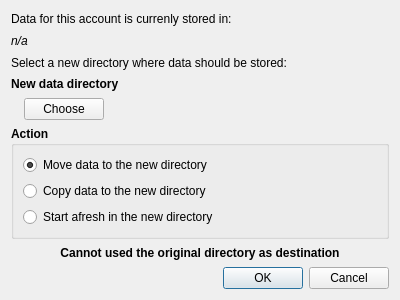
<?xml version="1.0" encoding="UTF-8"?>
<ui version="4.0">
 <class>dlg_change_directory</class>
 <widget class="QDialog" name="dlg_change_directory">
  <property name="geometry">
   <rect>
    <x>0</x>
    <y>0</y>
    <width>400</width>
    <height>300</height>
   </rect>
  </property>
  <property name="windowTitle">
   <string>Change data directory for current  account</string>
  </property>
  <layout class="QVBoxLayout" name="verticalLayout">
   <item>
    <widget class="QLabel" name="label1">
     <property name="text">
      <string>Data for this account is currenly stored in:</string>
     </property>
    </widget>
   </item>
   <item>
    <widget class="QLabel" name="currentPath">
     <property name="font">
      <font>
       <italic>true</italic>
      </font>
     </property>
     <property name="text">
      <string>n/a</string>
     </property>
    </widget>
   </item>
   <item>
    <widget class="QLabel" name="label2">
     <property name="text">
      <string>Select a new directory where data should be stored:</string>
     </property>
    </widget>
   </item>
   <item>
    <widget class="QLabel" name="label3">
     <property name="font">
      <font>
       <weight>75</weight>
       <bold>true</bold>
      </font>
     </property>
     <property name="text">
      <string>New data directory</string>
     </property>
    </widget>
   </item>
   <item>
    <layout class="QHBoxLayout" name="horizontalLayout">
     <item>
      <widget class="QLabel" name="newPath">
       <property name="font">
        <font>
         <weight>75</weight>
         <italic>true</italic>
         <bold>true</bold>
        </font>
       </property>
       <property name="text">
        <string/>
       </property>
      </widget>
     </item>
     <item>
      <widget class="QPushButton" name="chooseButton">
       <property name="text">
        <string>Choose</string>
       </property>
      </widget>
     </item>
     <item>
      <spacer name="horizontalSpacer">
       <property name="orientation">
        <enum>Qt::Horizontal</enum>
       </property>
       <property name="sizeHint" stdset="0">
        <size>
         <width>40</width>
         <height>20</height>
        </size>
       </property>
      </spacer>
     </item>
    </layout>
   </item>
   <item>
    <widget class="QGroupBox" name="groupBox">
     <property name="font">
      <font>
       <weight>75</weight>
       <bold>true</bold>
      </font>
     </property>
     <property name="title">
      <string>Action</string>
     </property>
     <layout class="QVBoxLayout" name="verticalLayout_2">
      <item>
       <widget class="QRadioButton" name="moveDataRadioButton">
        <property name="font">
         <font>
          <weight>50</weight>
          <bold>false</bold>
         </font>
        </property>
        <property name="text">
         <string>Move data to the new directory</string>
        </property>
        <property name="checked">
         <bool>true</bool>
        </property>
       </widget>
      </item>
      <item>
       <widget class="QRadioButton" name="copyDataRdioButton">
        <property name="font">
         <font>
          <weight>50</weight>
          <bold>false</bold>
         </font>
        </property>
        <property name="text">
         <string>Copy data to the new directory</string>
        </property>
       </widget>
      </item>
      <item>
       <widget class="QRadioButton" name="StartDataRadioButton">
        <property name="font">
         <font>
          <weight>50</weight>
          <bold>false</bold>
         </font>
        </property>
        <property name="text">
         <string>Start afresh in the new directory</string>
        </property>
       </widget>
      </item>
     </layout>
    </widget>
   </item>
   <item>
    <widget class="QLabel" name="labelWarning">
     <property name="font">
      <font>
       <weight>75</weight>
       <bold>true</bold>
      </font>
     </property>
     <property name="text">
      <string>Cannot used the original directory as destination</string>
     </property>
     <property name="alignment">
      <set>Qt::AlignCenter</set>
     </property>
    </widget>
   </item>
   <item>
    <widget class="QDialogButtonBox" name="buttonBox">
     <property name="orientation">
      <enum>Qt::Horizontal</enum>
     </property>
     <property name="standardButtons">
      <set>QDialogButtonBox::Cancel|QDialogButtonBox::Ok</set>
     </property>
    </widget>
   </item>
  </layout>
 </widget>
 <resources/>
 <connections>
  <connection>
   <sender>buttonBox</sender>
   <signal>accepted()</signal>
   <receiver>dlg_change_directory</receiver>
   <slot>accept()</slot>
   <hints>
    <hint type="sourcelabel">
     <x>248</x>
     <y>254</y>
    </hint>
    <hint type="destinationlabel">
     <x>157</x>
     <y>274</y>
    </hint>
   </hints>
  </connection>
  <connection>
   <sender>buttonBox</sender>
   <signal>rejected()</signal>
   <receiver>dlg_change_directory</receiver>
   <slot>reject()</slot>
   <hints>
    <hint type="sourcelabel">
     <x>316</x>
     <y>260</y>
    </hint>
    <hint type="destinationlabel">
     <x>286</x>
     <y>274</y>
    </hint>
   </hints>
  </connection>
 </connections>
</ui>
